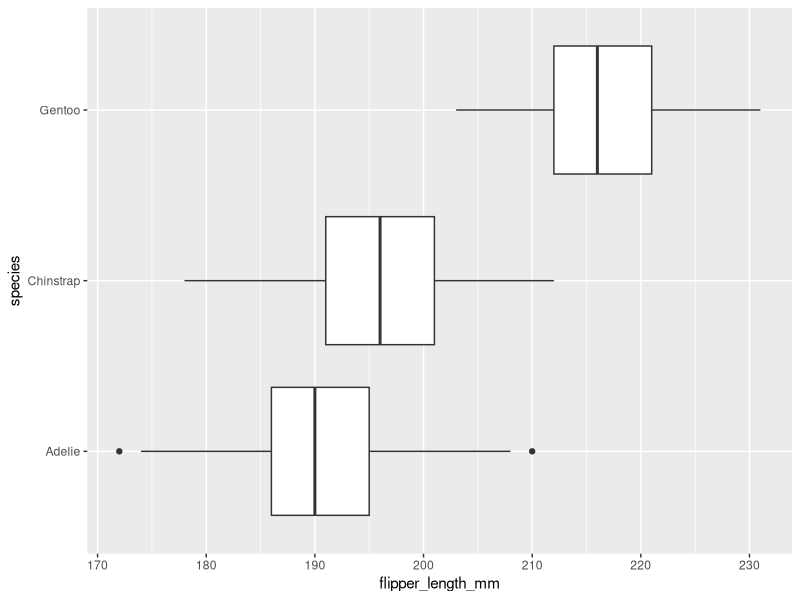
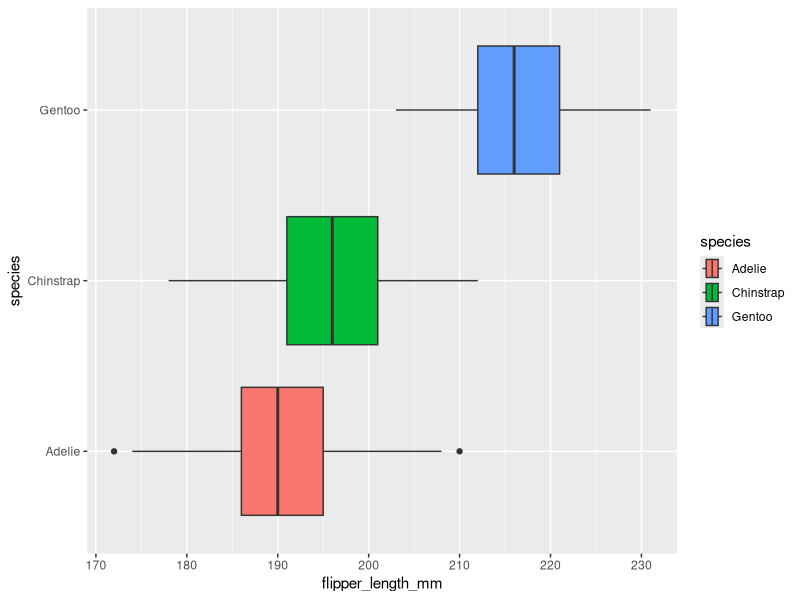
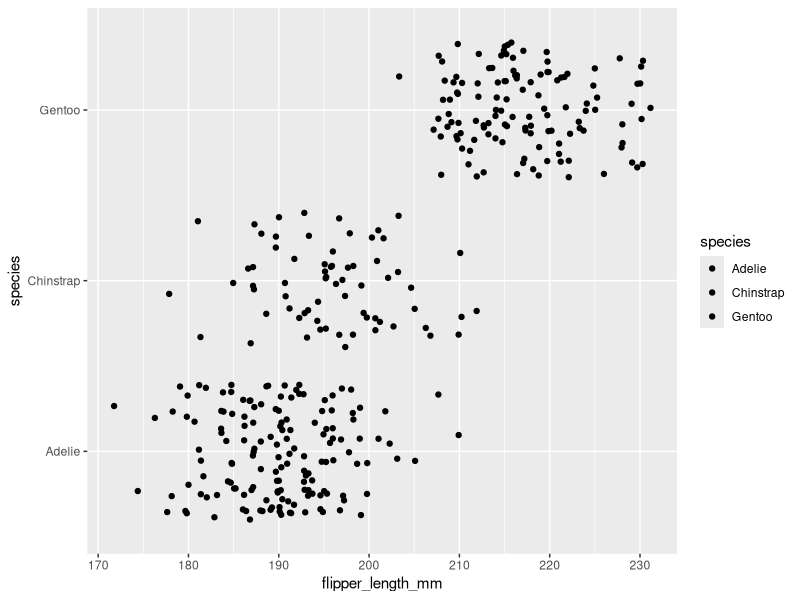
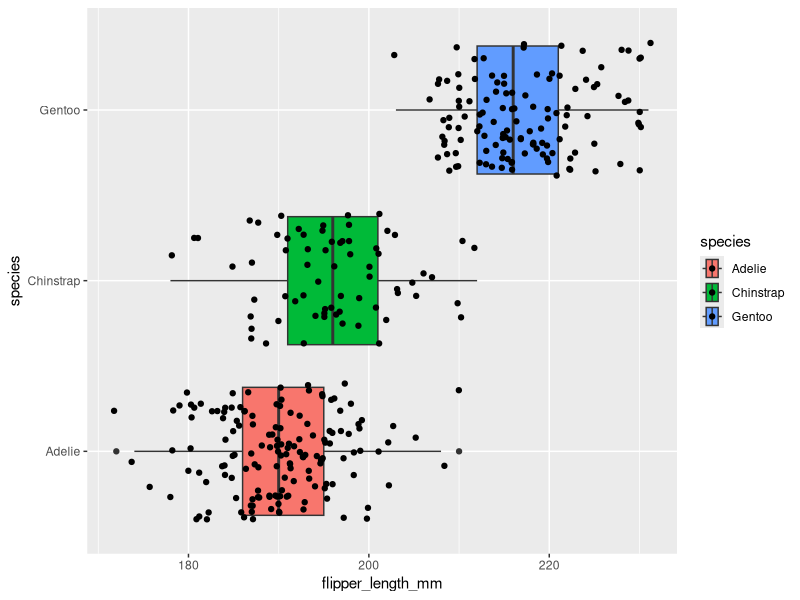
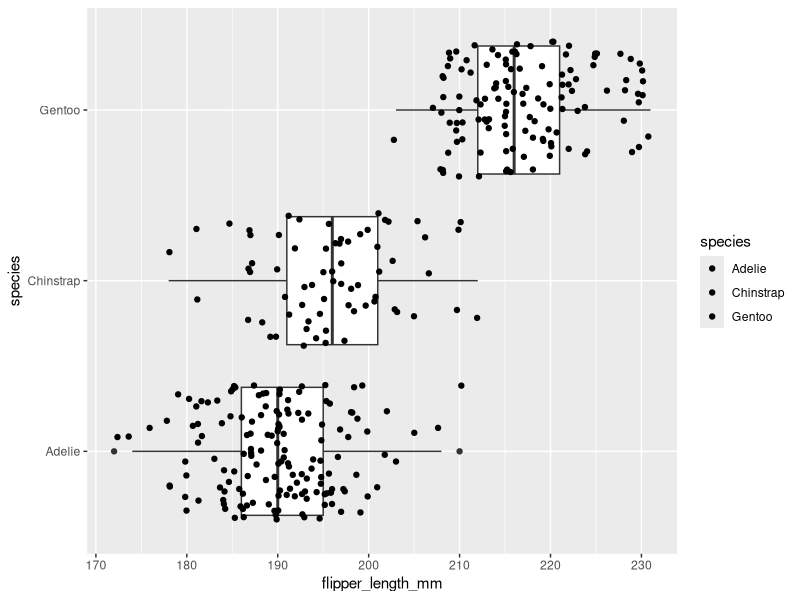

The R script that drew these images, in order:
## ---- chunk 1
knitr::opts_chunk$set(error = TRUE)
## ---- chunk 2
library(palmerpenguins)
penguins
## ---- chunk 3
library(ggplot2)
## ---- chunk 4
ggplot(data = penguins, mapping = aes(x = flipper_length_mm, y = species)) +
  geom_boxplot()
## ---- chunk 5
ggplot(data = penguins, mapping = aes(x = flipper_length_mm, y = species, fill = species )) +
  geom_boxplot()
## ---- chunk 6
ggplot(data = penguins, mapping = aes(x = flipper_length_mm, y = species, fill = species)) +
  geom_jitter()
## ---- chunk 7
ggplot(data = penguins, mapping = aes(x = flipper_length_mm, y = species, fill = species )) +
  geom_boxplot() + 
geom_jitter()
## ---- chunk 8
ggplot(data = penguins, mapping = aes(x = flipper_length_mm, y = species )) +
  geom_boxplot() + 
geom_jitter(mapping = aes(x = flipper_length_mm, y = species, fill = species ))

## ---- chunk 9

## ---- chunk 10

## ---- chunk 11

## ---- chunk 12

## ---- chunk 13

## ---- chunk 14

